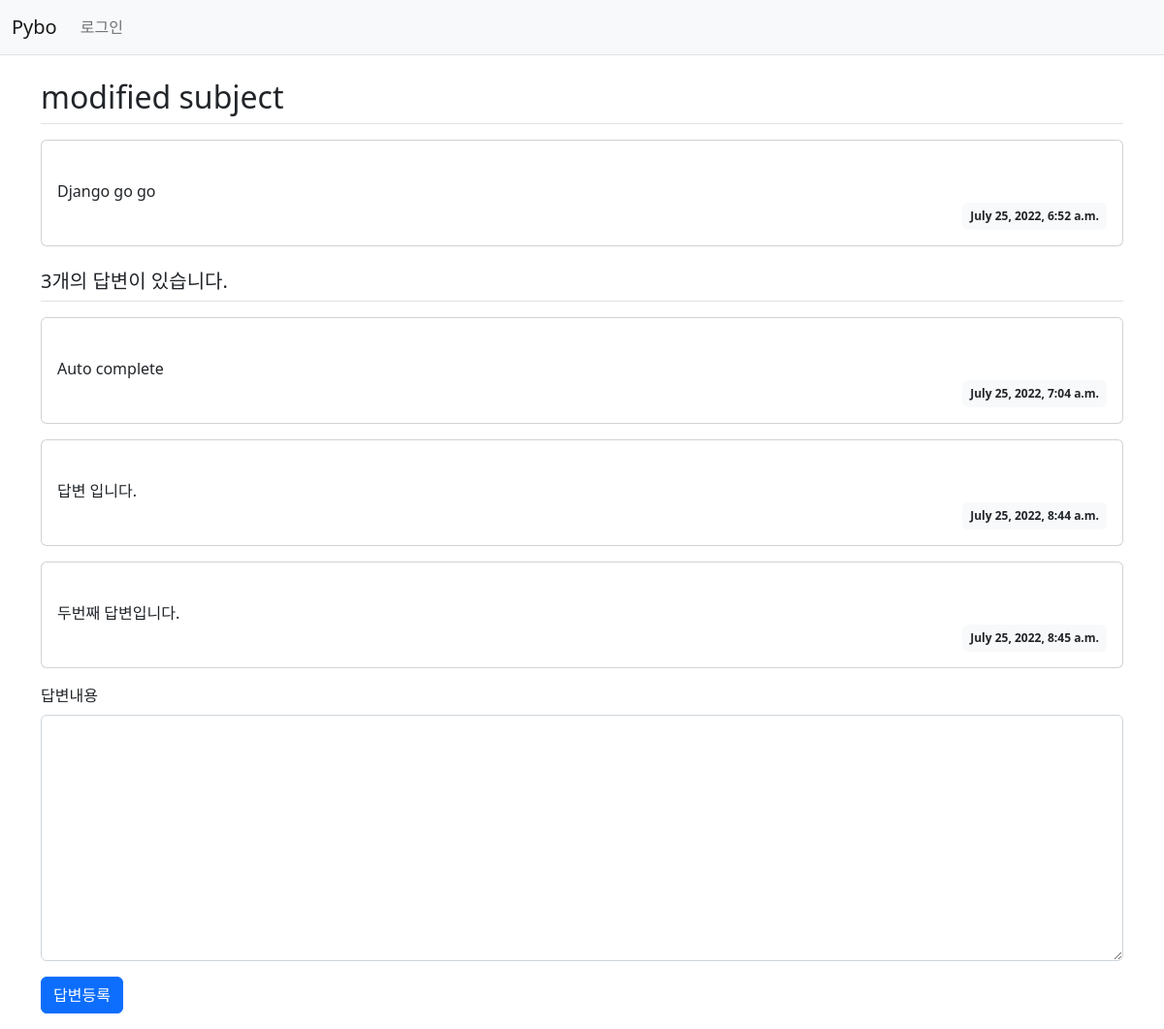
Screenshot of /pybo/2/ with the database file from the repository.
### pybo/models.py (models this page shows, shortened)
class Question(models.Model):
    subject = models.CharField(max_length=200)
    content = models.TextField()
    create_date = models.DateTimeField()

class Answer(models.Model):
    question = models.ForeignKey(Question, on_delete=models.CASCADE)
    content = models.TextField()
    create_date = models.DateTimeField()

### pybo/views.py (the view)
# urls.py: path('<int:question_id>/', views.detail, name='detail'),
def detail(request, question_id):
    question = get_object_or_404(Question, pk=question_id)
    context = {'question': question}
    return render(request, 'pybo/question_detail.html', context)

### templates/pybo/question_detail.html (shortened to what this page needs)
{% extends 'base.html' %} {% block content %}
<div class="container my-3">
    <h2 class="border-bottom py-2">{{ question.subject }}</h2>
    <div class="card my-3">
        <div class="card-body">
            <div class="card-text" style="white-space: pre-line">
                {{ question.content }}
            </div>
            <div class="d-flex justify-content-end">
                <div class="badge bg-light text-dark p-2">
                    {{ question.create_date }}
                </div>
            </div>
        </div>
    </div>
    <h5 class="border-bottom my-3 py-2">
        {{question.answer_set.count}}개의 답변이 있습니다.
    </h5>
    {% for answer in question.answer_set.all %}
    <div class="card my-3">
        <div class="card-body">
            <div class="card-text" style="white-space: pre-line">
                {{ answer.content }}
            </div>
            <div class="d-flex justify-content-end">
                <div class="badge bg-light text-dark p-2">
                    {{ answer.create_date }}
                </div>
            </div>
        </div>
    </div>
    {% endfor %}
    <form
        action="{% url 'pybo:answer_create' question.id %}"
        method="post"
        class="my-3"
    >
        <div class="mb-3">
            <label for="content" class="form-label">답변내용</label>
            <textarea
                name="content"
                id="content"
                class="form-control"
                rows="10"
            ></textarea>
        </div>
        <input type="submit" value="답변등록" class="btn btn-primary" />
    </form>
</div>
{% endblock %}

### rows the page displays
Question: subject "modified subject", content "Django go go", create_date "July 25, 2022, 6:52 a.m.", answer_set.count "3"
Answer: content "Auto complete", create_date "July 25, 2022, 7:04 a.m."
Answer: content "답변 입니다.", create_date "July 25, 2022, 8:44 a.m."
Answer: content "두번째 답변입니다.", create_date "July 25, 2022, 8:45 a.m."
